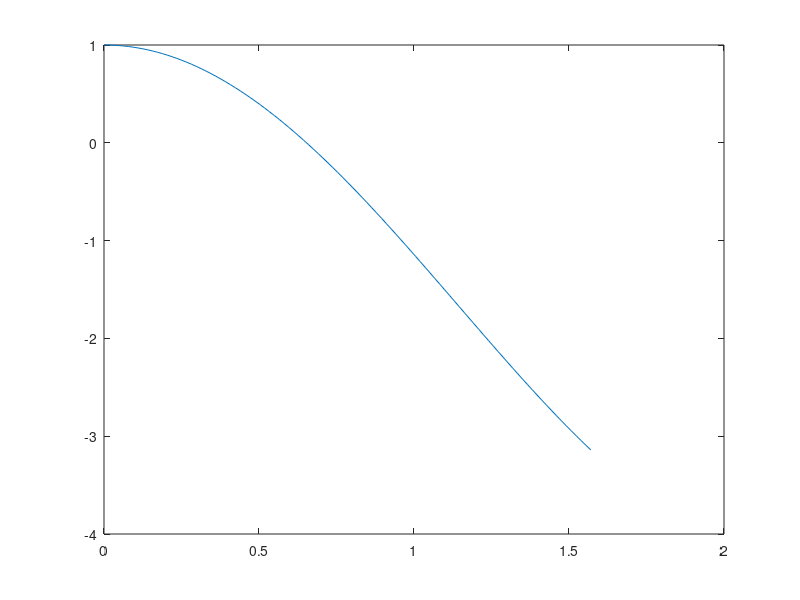

Write MATLAB code to recreate this figure.
%transformed curve plot
% orinal equation plot
h=((3.14/2)-0)/100;
y=0;
for i=1:101
    nta(1,i)=y;
    nta(2,i)=cos(y)-2*y*sin(y);
    y=y+h;
end
plot(nta(1,:),nta(2,:));